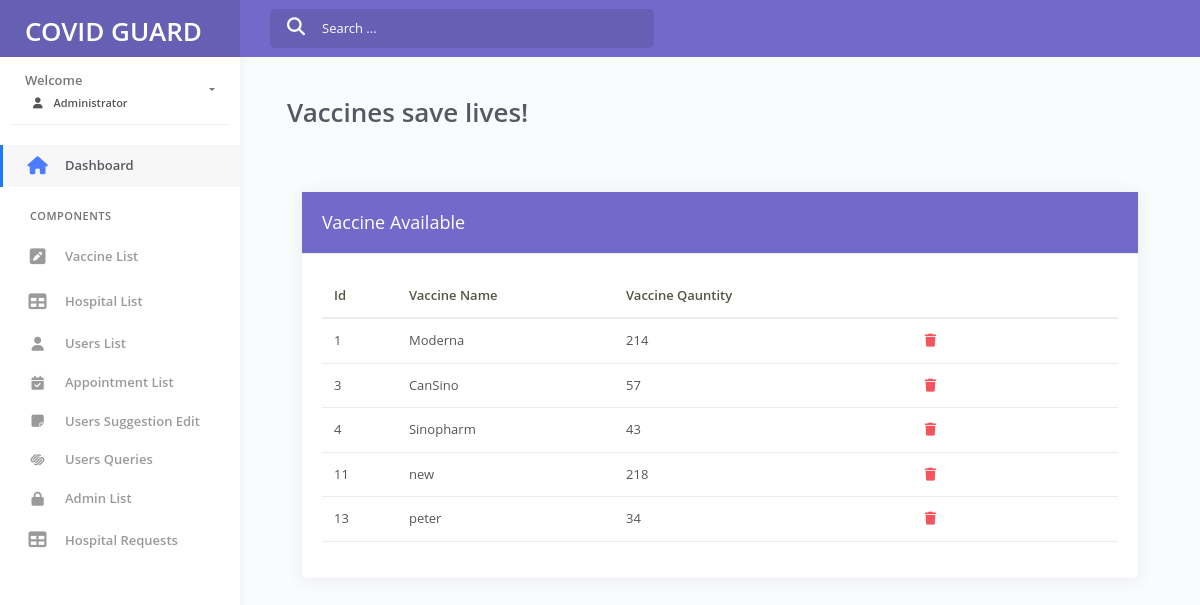
The page /Admin/Admin_panel/vaccine.php on the database its author committed.
### tables this page shows
CREATE TABLE `vaccine_list` (
  `id` int(11) NOT NULL,
  `vaccine_name` varchar(255) NOT NULL,
  `vaccine_qauntity` int(11) NOT NULL
);

### Admin/Admin_panel/vaccine.php (the view, shortened to what this page needs)
<?php
include("header.php");
include("connection.php");
?>
<link rel="stylesheet" href="https://cdnjs.cloudflare.com/ajax/libs/font-awesome/6.5.2/css/all.min.css" />
<div class="main-panel">
	<div class="content">
		<div class="page-inner">
          <div class="content-body">
    <div class="container-fluid">
        <div class="row page-titles mx-0">
                    <div class="col-sm-6 p-md-0">
                        <div class="welcome-text">
                            <h1 class="display-5 fw-bold my-3">Vaccines save lives!</h1>
                        </div>
                    </div>
                </div>
            <div class="col-lg-12 mt-5">
                <div class="card">
                    <div class=" bg-secondary text-white card-header">
                        <h4 class="text-white card-title">Vaccine Available </h4>
                    </div>
                    <div class="card-body">
                        <div class="table-responsive ">
                            <table class="table table-responsive-sm text-dark">
                                <thead>
                                    <tr>
                                        <th>Id</th>
                                        <th>Vaccine Name</th>
                                        <th>Vaccine Qauntity</th>
                                        <th></th>
                                    </tr>
                                </thead>
                                <tbody>
                                <tr>
                                    <?php
                                       $sql = "select * from vaccine_list";
                                       $result = mysqli_query($conn , $sql);
                                    while($rows = mysqli_fetch_assoc($result)){
                                    ?>
                                    <td><?php echo $rows['id'] ?>
                                </td>
                                                <td><?php echo $rows['vaccine_name'] ?></td>
                                                <td><?php echo $rows['vaccine_qauntity'] ?> </td>
                                                 <td>
                                                 <a href="vaccine_delete.php?id=<?php echo $rows['id'];?>" class="mx-5 text-danger"> <i class="fa-solid fa-trash"></i></a>
                                                 </td>
                                </tr>
                                    <?php  } ?>
                              </tbody>
                            </table>
                        </div>
                    </div>
                </div>
            </div>
        </div>
    </div>
</div>
    </div>
</div>
<?php
    include("footer.php");
?>

### rows shown on the page
vaccine_list: id "1", vaccine_name "Moderna", vaccine_qauntity "214"
vaccine_list: id "3", vaccine_name "CanSino", vaccine_qauntity "57"
vaccine_list: id "4", vaccine_name "Sinopharm", vaccine_qauntity "43"
vaccine_list: id "11", vaccine_name "new", vaccine_qauntity "218"
vaccine_list: id "13", vaccine_name "peter", vaccine_qauntity "34"
